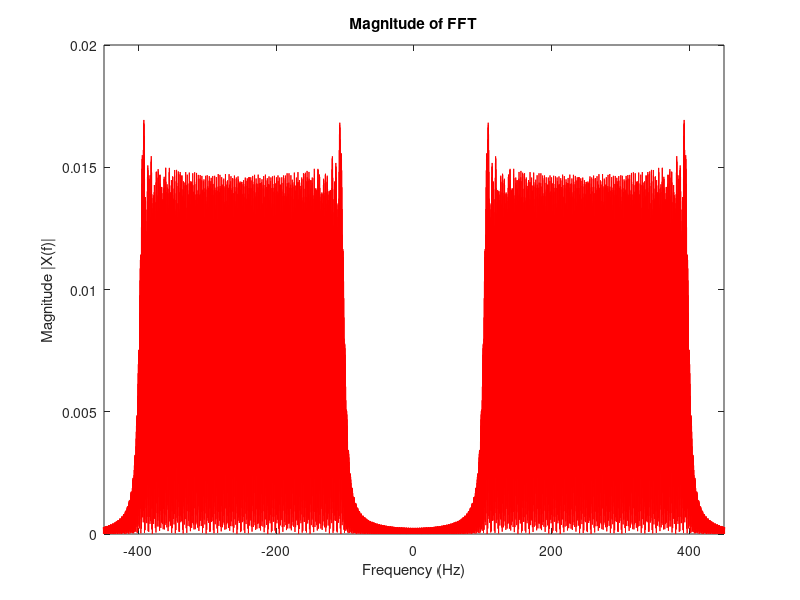
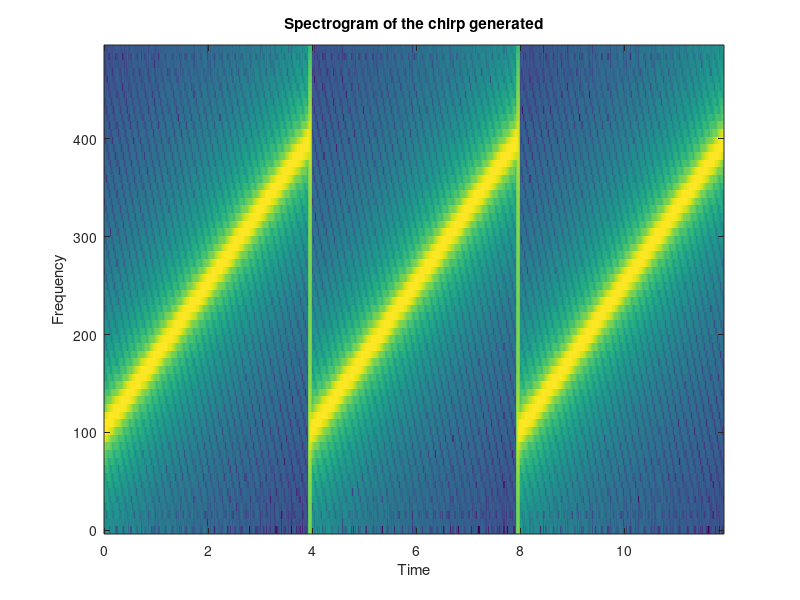
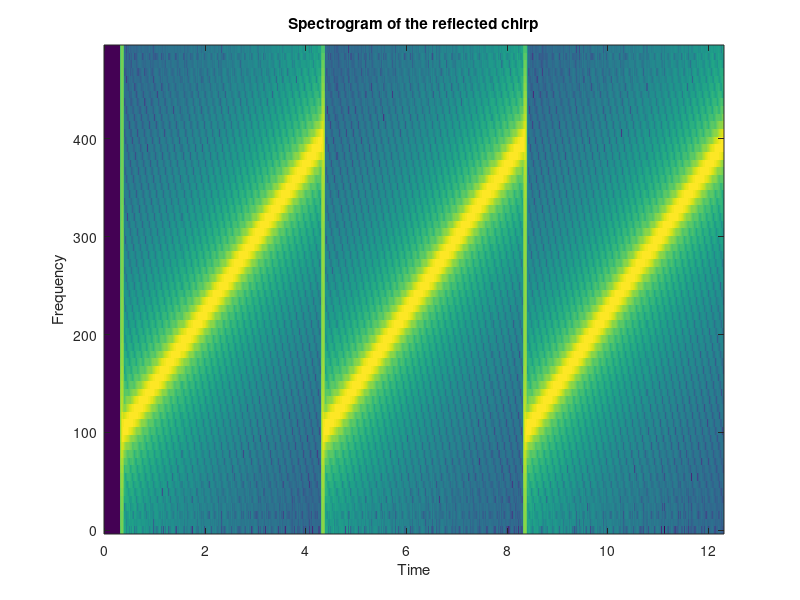

Write MATLAB code to recreate these figures, in order. (Note: this script raises an error after producing the figures.)
% parameters
fs=1000; %sampling frequency
t1=4; %% sweep time in seconds
t=0:1/fs:t1; %time base
tplot=[0:1/fs:t1 t1:1/fs:2*t1 2*t1:1/fs:3*t1]; % a time vector for three sweeps
f0=100;% starting frequency of the chirp
f1=400; %last frequency of the chirp 

t0=t(1); %% initialize sweep time
T=t1-t0; %% sweep time
k=(f1-f0)/T; %%rate of change of frequency

x1=cos(2*pi*(k/2*t+f0).*t);% 1st chirp
x2=cos(2*pi*(k/2*t+f0).*t);% 2nd chirp
x3=cos(2*pi*(k/2*t+f0).*t);% 3rd chirp
x=[x1 x2 x3]; % % concatenating all three chirps into one vector
%%
% %% 1 sec polt of chirp%%
% figure
% plot(tplot,x,'k');
% title(['Chirp Signal']);
% xlabel('Time(s)');
% ylabel('Amplitude');
% DFT of the chirp to show its bandwidth
L=length(x); % length of 3 sweeps
NFFT = 16384; % N- point DFT
X = fftshift(fft(x,NFFT)); % DFT  vector
f = fs*(-NFFT/2:NFFT/2-1)/NFFT; %Frequency Vector
figure
plot(f,abs(X)/(L),'r');
title('Magnitude of FFT');
xlabel('Frequency (Hz)')
ylabel('Magnitude |X(f)|');
xlim([-450 450]) % frequency axis limits
% spectrogram representation of the transmitted chirp
step=ceil(20*fs/1000);    %% one spectral slice every 20 ms
window=ceil(100*fs/1000); %% 100 ms data window
[S, fx, t] = specgram(x);
figure
specgram(x, 2^nextpow2(window), fs, window, window-step);
title(['Spectrogram of the chirp generated']);
%%
%%reflections part
D=[400 1200 2000]; % modeling the delay of the 3 targets in milliseconds
for r = 1:3
    tq=8+(D(r)/1000);
    tref =[tplot 2*t1:1/fs:tq]; % time vector for each target
    Z= zeros(1,D(r)+1); % appending zeros to equal the size of generated  and reflected signal
    X_refl = [Z x]; % a model of received signals with delays as shown
%     figure
%     plot(tref,X_refl,'k');
%     title(['Reflected Chirp Signal']);
%     xlabel('Time(s)');
%     ylabel('Amplitude');
    % spectrogram for the reflected signal
    stepx=ceil(20*fs/1000);    %% one spectral slice every 20 ms
    windowx=ceil(100*fs/1000); %% 100 ms data window
    [Sx, fxx, tref] = specgram(X_refl);
    figure
    specgram(X_refl, 2^nextpow2(windowx), fs, windowx, windowx-stepx);
    title(['Spectrogram of the reflected chirp']);
    
    %%
    % IF signal (obtained by subtracting the recieved chirp from the sent one)
    chirp_gen = [x Z]; % gene
    X_IF= dechirp(X_refl',chirp_gen');
    % % DFT of the IF signal
    LL=length(X_IF');
    NFFT = 16384;
    XX = fftshift(fft(X_IF',NFFT));
    ff = fs*(-NFFT/2:NFFT/2-1)/NFFT; %Frequency Vector
    figure
    plot(ff,abs(XX)/(LL),'r');
    title('Magnitude of FFT of IF signal');
    xlabel('Frequency (Hz)')
    ylabel('Magnitude |X(f)|');
    xlim([-450 450])


end

%%
% spectrogram for the reflected signal
stepi=ceil(20*fs/1000);    %% one spectral slice every 20 ms
windowi=ceil(100*fs/1000); %% 100 ms data window
[Si, fii, ti] = specgram(X_IF');
figure
specgram(X_IF', 2^nextpow2(windowi), fs, windowi, windowi-stepi);
title(['Spectrogram of the IF signal']);
